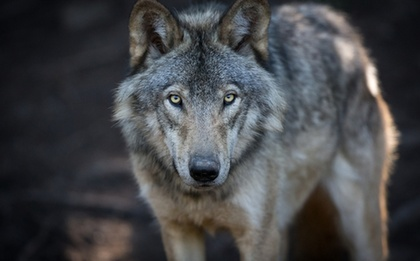
%> input picture lobo.jpg, 420 x 261 px, shrunk from 958 x 596 before the run
$ octave promediado-por-ventanas.m   (GNU Octave 9; MATLAB toolbox functions it lacks are replaced by stand-ins)
%> lines starting %> are read from the running program, lines starting %| are printed output that depends on the picture
clc,clear,close all
imagen=imread('lobo.jpg');
%> imagen is the input picture: size 261x420x3 uint8; mean R, G, B 69.5, 70.4, 72.9
grises=rgb2gray(imagen);
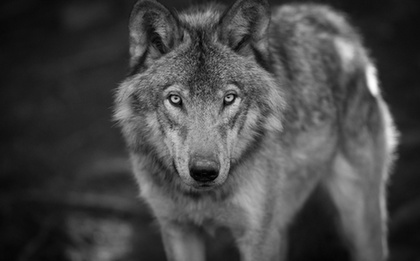
%> grises: size 261x420 uint8; min 0, max 252, mean 70.4
imshow(grises)
tam=size(grises);
%> tam = [261 420]
gris_n=zeros(tam(1));
for k=1:6
%> this loop made 6 passes; what is shown inside it comes from the first
    base=2^k;
    for i=1:base:tam(1)-base+1
        for j=1:base:tam(1)-base+1
            mean1=mean(grises(i:base+i-1,j:j+base-1));
            mean2=mean(mean1);
            gris_n(i:base+i-1,j:j+base-1)=mean2;
        end
    end
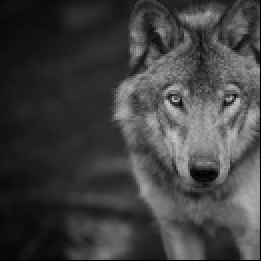
%> gris_n: size 261x261 double; min 0, max 196.2, mean 64.3
figure
imshow(gris_n/255)
end
